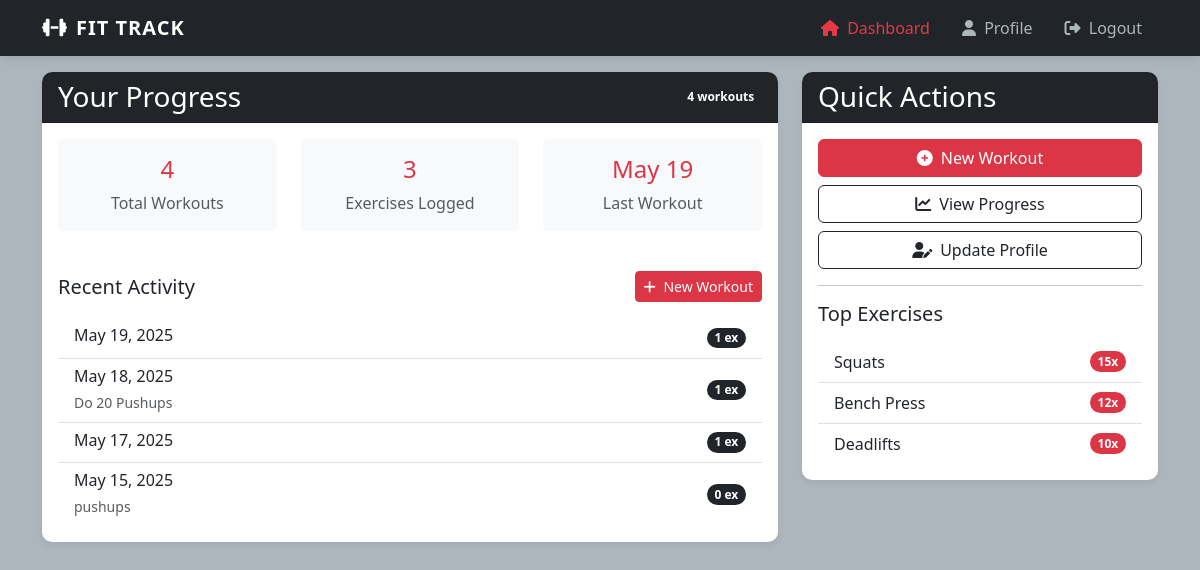
Screenshot of / (signed in) with the database file from the repository.
### fitness/models.py (models this page shows, shortened)
class Workout(models.Model):
    user = models.ForeignKey(User, on_delete=models.CASCADE)
    date = models.DateField(default=timezone.now)
    notes = models.TextField(blank=True)

### fitness/views.py (the view)
# urls.py: path('', views.dashboard, name='dashboard'),
@login_required
def dashboard(request):
    workouts = Workout.objects.filter(user=request.user).order_by('-date')[:5]
    total_workouts = Workout.objects.filter(user=request.user).count()
    total_exercises = WorkoutExercise.objects.filter(workout__user=request.user).count()
    last_workout = Workout.objects.filter(user=request.user).order_by('-date').first()
    return render(request, 'fitness/dashboard.html', {
        'workouts': workouts,
        'total_workouts': total_workouts,
        'total_exercises': total_exercises,
        'last_workout_date': last_workout.date if last_workout else None
    })

### fitness/templates/fitness/dashboard.html (shortened to what this page needs)
{% extends "fitness/base.html" %}
{% block content %}
<div class="row fade-in">
    <div class="col-lg-8">
        <div class="card mb-4 hover-scale">
            <div class="card-header d-flex justify-content-between align-items-center">
                <h3 class="mb-0">Your Progress</h3>
                <span class="badge rounded-pill bg-dark">{{ workouts.count }} workouts</span>
            </div>
            <div class="card-body">
                <div class="row text-center">
                    <div class="col-md-4 mb-3">
                        <div class="p-3 bg-light rounded">
                            <h4 class="text-danger">{{ total_workouts }}</h4>
                            <p class="mb-0 text-muted">Total Workouts</p>
                        </div>
                    </div>
                    <div class="col-md-4 mb-3">
                        <div class="p-3 bg-light rounded">
                            <h4 class="text-danger">{{ total_exercises }}</h4>
                            <p class="mb-0 text-muted">Exercises Logged</p>
                        </div>
                    </div>
                    <div class="col-md-4 mb-3">
                        <div class="p-3 bg-light rounded">
                            <h4 class="text-danger">{{ last_workout_date|date:"M d"|default:"-" }}</h4>
                            <p class="mb-0 text-muted">Last Workout</p>
                        </div>
                    </div>
                </div>
                <div class="mt-4">
                    <h5 class="d-flex justify-content-between align-items-center">
                        <span>Recent Activity</span>
                        <a href="{% url 'fitness:create_workout' %}" class="btn btn-sm btn-danger">
                            <i class="fas fa-plus me-1"></i> New Workout
                        </a>
                    </h5>
                    {% if workouts %}
                    <div class="list-group list-group-flush mt-3">
                        {% for workout in workouts %}
                        <a href="{% url 'fitness:view_workout' workout.id %}"
                            class="list-group-item list-group-item-action d-flex justify-content-between align-items-center animate__animated animate__fadeIn">
                            <div>
                                <h6 class="mb-1">{{ workout.date }}</h6>
                                {% if workout.notes %}
                                <small class="text-muted">{{ workout.notes|truncatechars:60 }}</small>
                                {% endif %}
                            </div>
                            <span class="badge bg-dark rounded-pill">{{ workout.workoutexercise_set.count }} ex</span>
                        </a>
                        {% endfor %}
                    </div>
                    {% endif %}
                </div>
            </div>
        </div>
    </div>
    <div class="col-lg-4">
        <div class="card mb-4 hover-scale">
            <div class="card-header">
                <h3 class="mb-0">Quick Actions</h3>
            </div>
            <div class="card-body">
                <div class="d-grid gap-2">
                    <a href="{% url 'fitness:create_workout' %}" class="btn btn-danger">
                        <i class="fas fa-plus-circle me-2"></i>New Workout
                    </a>
                    <a href="{% url 'fitness:view_progress' %}" class="btn btn-outline-dark">
                        <i class="fas fa-chart-line me-2"></i>View Progress
                    </a>
                    <a href="{% url 'fitness:profile' %}" class="btn btn-outline-dark">
                        <i class="fas fa-user-edit me-2"></i>Update Profile
                    </a>
                </div>
                <hr>
                <h5 class="mb-3">Top Exercises</h5>
                <div class="list-group list-group-flush">
                    <div class="list-group-item d-flex justify-content-between align-items-center">
                        <span>Squats</span>
                        <span class="badge bg-danger rounded-pill">15x</span>
                    </div>
                    <div class="list-group-item d-flex justify-content-between align-items-center">
                        <span>Bench Press</span>
                        <span class="badge bg-danger rounded-pill">12x</span>
                    </div>
                    <div class="list-group-item d-flex justify-content-between align-items-center">
                        <span>Deadlifts</span>
                        <span class="badge bg-danger rounded-pill">10x</span>
                    </div>
                </div>
            </div>
        </div>
    </div>
</div>
{% endblock %}

### fitness/templates/fitness/base.html (shortened to what this page needs)
<!DOCTYPE html>
<html lang="en">
<head>
    <link href="https://cdn.jsdelivr.net/npm/bootstrap@5.3.0/dist/css/bootstrap.min.css" rel="stylesheet">
    <link rel="stylesheet" href="https://cdnjs.cloudflare.com/ajax/libs/font-awesome/6.4.0/css/all.min.css">
    <link rel="stylesheet" href="https://cdnjs.cloudflare.com/ajax/libs/animate.css/4.1.1/animate.min.css">
</head>
<body>
    <nav class="navbar navbar-expand-lg navbar-dark fixed-top">
        <div class="container">
            <a class="navbar-brand animate__animated animate__fadeInLeft" href="{% url 'fitness:dashboard' %}">
                <i class="fas fa-dumbbell me-2"></i>FIT TRACK
            </a>
            <div class="collapse navbar-collapse" id="navbarNav">
                <ul class="navbar-nav ms-auto">
                    {% if user.is_authenticated %}
                        <li class="nav-item">
                            <a class="nav-link {% if request.resolver_match.url_name == 'dashboard' %}active{% endif %}"
                               href="{% url 'fitness:dashboard' %}">
                                <i class="fas fa-home me-1"></i> Dashboard
                            </a>
                        </li>
                        <li class="nav-item">
                            <a class="nav-link {% if request.resolver_match.url_name == 'profile' %}active{% endif %}"
                               href="{% url 'fitness:profile' %}">
                                <i class="fas fa-user me-1"></i> Profile
                            </a>
                        </li>
                        <li class="nav-item">
                            <a class="nav-link" href="{% url 'fitness:logout' %}">
                                <i class="fas fa-sign-out-alt me-1"></i> Logout
                            </a>
                        </li>
                    {% endif %}
                </ul>
            </div>
        </div>
    </nav>
    <div class="container mt-5 pt-4">
        {% block content %}{% endblock %}
    </div>
</body>
</html>

### fitness/templates/fitness/base.html (style rules this page uses)
:root { --primary-red: #e63946; --dark-red: #d00000; --light-grey: #f8f9fa; --medium-grey: #adb5bd; --dark-grey: #495057; --black: #212529; --transition: all 0.3s cubic-bezier(0.25, 0.8, 0.25, 1); }
body { background-color: var(--medium-grey); color: var(--black); font-family: 'Segoe UI', Tahoma, Geneva, Verdana, sans-serif; }
.navbar { background-color: var(--black) !important; box-shadow: 0 2px 10px rgba(0, 0, 0, 0.1); transition: var(--transition); }
.navbar-brand { font-weight: 700; letter-spacing: 1px; color: white !important; }
.nav-link { color: var(--medium-grey) !important; font-weight: 500; margin: 0 8px; position: relative; transition: var(--transition); }
.nav-link:hover, .nav-link.active { color: var(--primary-red) !important; }
.nav-link::after { content: ''; position: absolute; bottom: 0; left: 0; width: 0; height: 2px; background-color: var(--primary-red); transition: var(--transition); }
.card { border: none; border-radius: 10px; box-shadow: 0 4px 6px rgba(0, 0, 0, 0.05); transition: var(--transition); overflow: hidden; }
.card-header { background-color: var(--black); color: white; font-weight: 600; }
.list-group-item { transition: var(--transition); border-left: 4px solid transparent; }
.badge { background-color: var(--primary-red); }
.fade-in { animation: fadeIn 0.6s ease-out forwards; }
.hover-scale { transition: var(--transition); }

### rows the page displays
Workout: date "May 19", date "May 19, 2025", workoutexercise_set.count "1"
Workout: date "May 18, 2025", notes "Do 20 Pushups", workoutexercise_set.count "1"
Workout: date "May 17, 2025", workoutexercise_set.count "1"
Workout: date "May 15, 2025", notes "pushups", workoutexercise_set.count "0"

### other values shown
{{ workouts.count }} "4"
{{ total_workouts }} "4"
{{ total_exercises }} "3"
